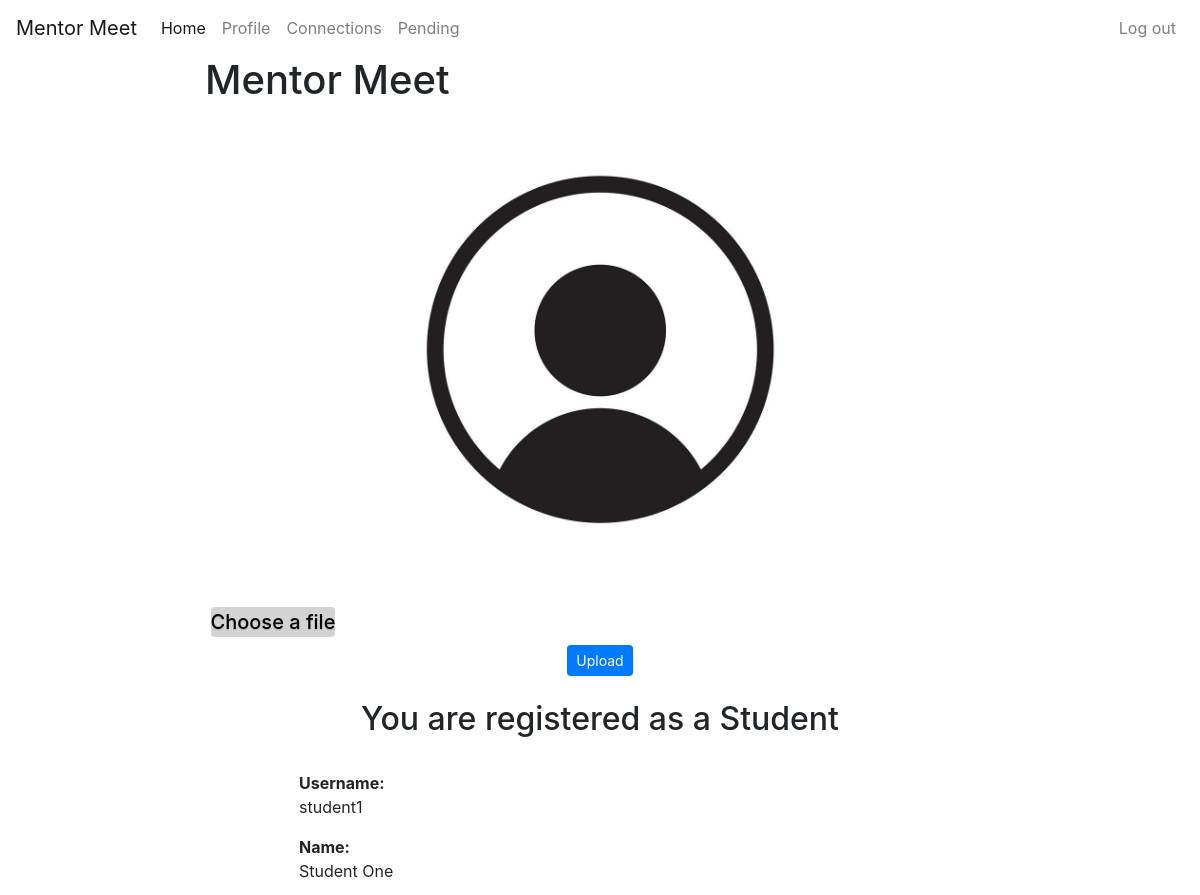
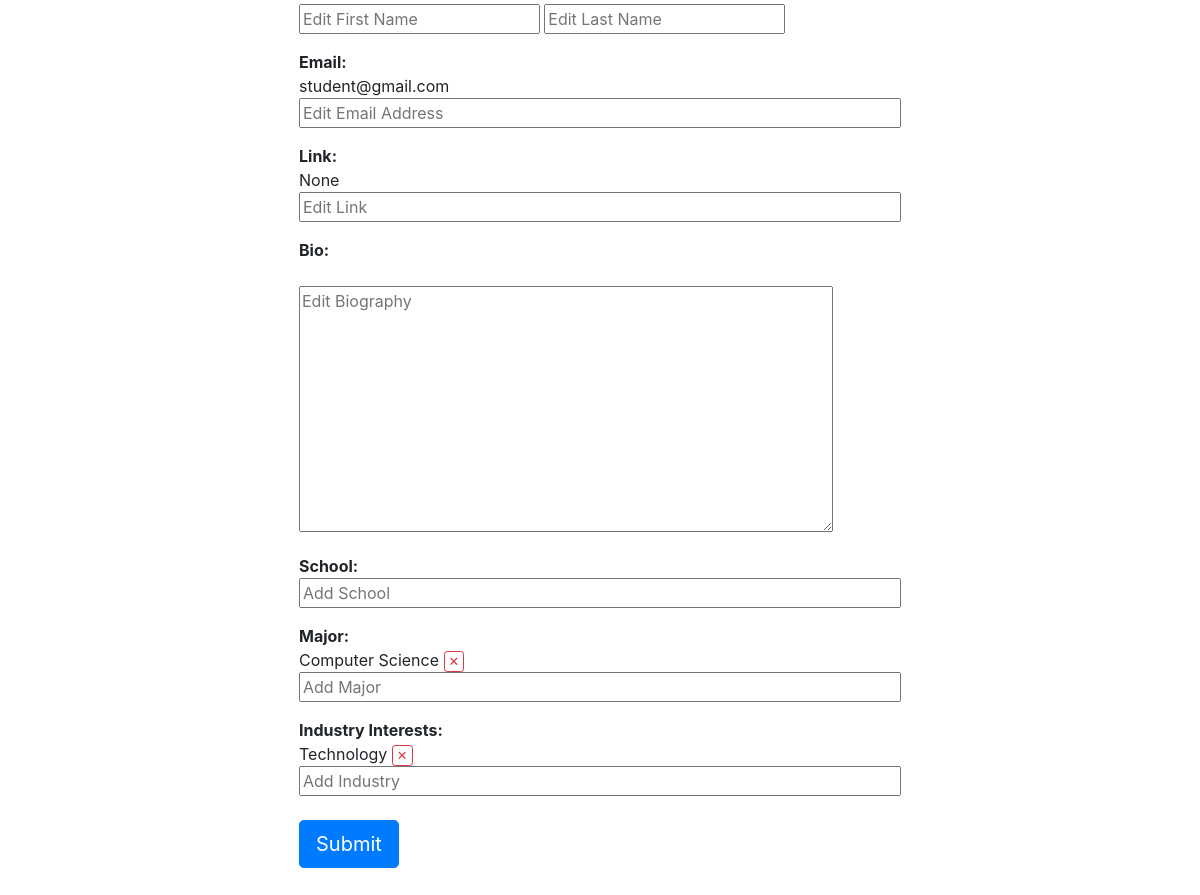
Page /profile/edit/ (signed in) on the committed database (2 pictures, top to bottom).
### app_user/models.py (models this page shows)
class Profile(models.Model):
    user = models.OneToOneField(User, on_delete=models.CASCADE)
    bio = models.TextField(
        default='',
        null=True,
        blank=True,
    )
    website = models.URLField(blank=True, null=True)
    image = models.ImageField(default='default.jpg', upload_to='media', null=True)

class User(AbstractUser):
    is_student = models.BooleanField(default=False)
    is_mentor = models.BooleanField(default=False)
    requests = models.ManyToManyField(Request, null=True)
    schools = models.ManyToManyField(School, null=True)
    majors = models.ManyToManyField(Major, null=True)
    companies = models.ManyToManyField(Company, null=True)
    industries = models.ManyToManyField(Industry, null=True)
    position = models.CharField(max_length=20, null=True)

class Major(models.Model):
    name = models.CharField(max_length=30)
    def __str__(self):
        return f'{self.name}'

class Industry(models.Model):
    name = models.CharField(max_length=30)
    def __str__(self):
        return f'{self.name}'

### profile/views.py (the view)
# urls.py: path('edit/', views.edit, name='edit')
def edit(request):
    user = request.user
    if request.method == 'POST':
        body = parse_req_body(request.body)
        for variable in body:
            print(variable)
    profile = Profile.objects.get(user=user)
    context = {
        'profile': profile,
    }
    return render(request, 'profile/edit.html', context=context)

### profile/templates/profile/edit.html (shortened to what this page needs)
{% extends "home/home.html" %}
{% block content %}
    <div class="content-section">
        <div class="media">
            <img src="{{ profile.image.url }}" width="60%" height="60%" class="center">
        </div>
        <br>
            <form method="POST" action="{% url "edit" %}" enctype="multipart/form-data">
        <div class="center">
            <label for="file">Choose a file</label>
            <button id="upload" type="submit" class="btn btn-primary btn-sm">Upload</button>
        </div>
            </form>
            <br>
        {% if user.is_authenticated %}
            {% if user.is_student %}
                <h2 align="center">You are registered as a Student</h2>
            {% elif user.is_mentor %}
                <h2 align="center">You are registered as a Mentor</h2>
            {% endif %}
            <br>
        <div class="container">
            <p>
                <strong>Username:</strong>
                <br>
                {{ user.username }}
            </p>
            <p>
                <strong>Name:</strong>
                <br>
                {{ user.first_name }} {{ user.last_name }}
                <br>
                <form method="POST" action="{% url "edit" %}">
                <input class="name" name="new_first_name" type="text" placeholder="Edit First Name"></input>
                <input class="name" name ="new_last_name" type="text" placeholder="Edit Last Name"></input>
            </p>
            <p>
               <strong> Email:</strong>
               <br>
                {{ user.email }}
                <br>
                <input class="general" name="new_email" type="text" placeholder="Edit Email Address"></input>
            </p>
            <p>
                <strong>Link:</strong>
                <br>
                {{ profile.website }}
                <br>
                <input class="general" name="new_website" type="text" placeholder="Edit Link"></input>
            </p>
            <p>
                <strong>Bio:</strong>
                <br>
                <br>
                <textarea name="new_bio" rows="10" cols="50" placeholder="Edit Biography"></textarea>
            </p>
            <p>
                <strong>School:</strong>
                <br>
                <input class="general" name="new_school" type="text" placeholder="Add School"></input>
            </p>
            <p>
                <strong>Major:</strong>
                <br>
                {% for major in user.majors.all %}
                {{ major }} <input class="btn btn-sm btn-outline-danger py-0 px-1" style="font-size: 0.8em;" name = "delete_major" type="submit" value="✕"></input>
                <br>
                {% endfor %}
                <input class="general" name="new_school" type="text" placeholder="Add Major"></input>
            </p>
            <p>
                <strong>Industry Interests:</strong>
                <br>
                {% for industry in user.industries.all %}
                {{ industry }} <input class="btn btn-sm btn-outline-danger py-0 px-1" style="font-size: 0.8em;" name = "delete_industry" type="submit" value="✕"></input>
                <br>
                {% endfor %}
                <input class="general" name="new_industry" type="text" placeholder="Add Industry"></input>
                <br>
                <br>
                <input class="btn btn-primary btn-lg" name = "submit" type="submit" value="Submit"></input>
                <br>
            </p>
        </div>
        {% else %}
            <a href="/login" class="btn btn-primary btn-lg active">Login to Connect</a>
        {% endif %}
    </div>
{% endblock content %}

### profile/templates/profile/edit.html (style rules this page uses)
.general { width:100% }
.container { width: 80% }
.name { width:40% }
.center { display: block; margin-left: auto; margin-right: auto; }
.inputfile + label { font-size: 1.25em; font-weight: 500; color: black; border-radius: 4px; text-shadow: 0 1px 1px rgba(0, 0, 0, 0.2); background-color: lightgray; display: inline-block; position: relative; align-content: center; }
#upload { display: block; margin-left: auto; margin-right: auto; }

### rows in the picture
Profile: image (placeholder picture), website "None"
User: username "student1", first_name "Student", last_name "One", email "student@gmail.com"
Major: name "Computer Science"
Industry: name "Technology"
